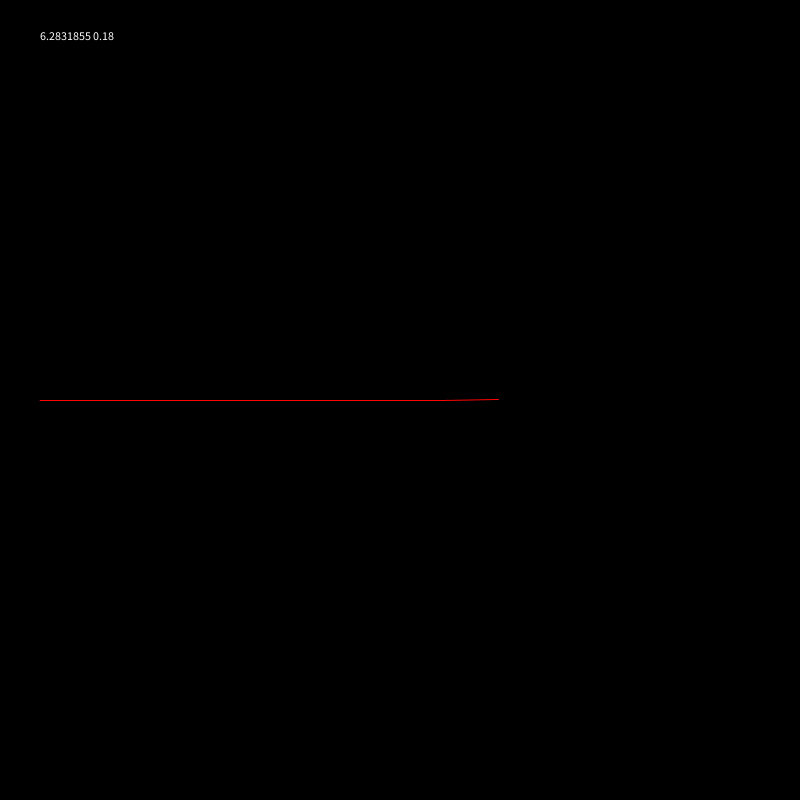
Frame 1 (no input)
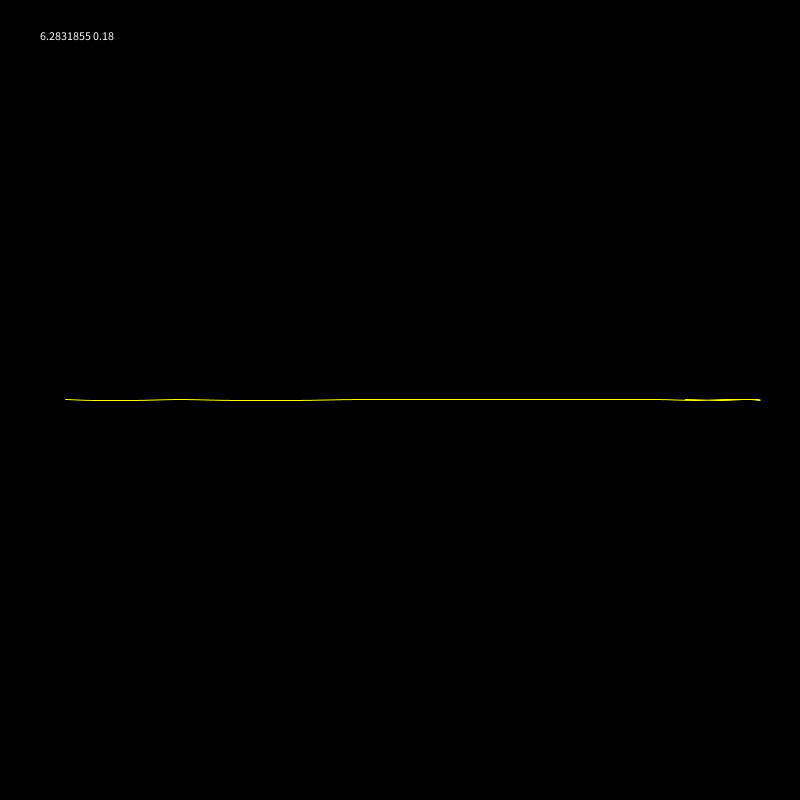
Frame 60 (the mouse pressed at the canvas centre just before this capture)
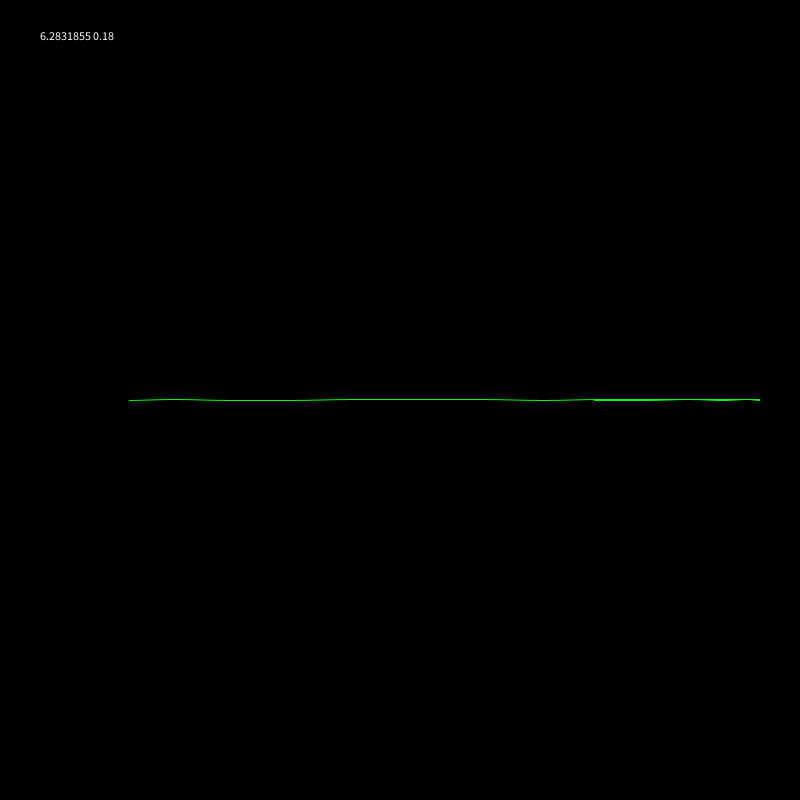
Frame 120 (the mouse held since frame 60 and released just before this capture)

The Processing sketch that drew these frames (run headless with seeded random() and noise(); from frame 60 on, the mouse is pressed at the canvas centre):

// Processing sketch: processing_88305
// ── processing_88305.pde

float x1, x2, y1, y2;
float theta1, theta2 = HALF_PI;
float length;
int num_strips = 1;
Strip p;
ArrayList strips = new ArrayList();
boolean useFade = false;
void setup() {
  size(800, 800);
  smooth();
  for (int i =0; i<num_strips; i++) {
    strips.add(new Strip(TWO_PI / (i+1)));
  }
  p = new Strip(PI);
  colorMode(HSB, 360, 100, 100);
  background(255);
}
void draw() {
  if (!useFade) {
    background(0);
  } 
  else {
    fill(255, 0, 0, 20);
    rect(-10, -10, width+20, height+20);
  }
  for (int i =0; i<strips.size(); i++) {
    Strip s = (Strip) strips.get(i);
    s.update();
    s.display();
    s.keyPress();
  }
  /*
  p.center_x = mouseX;
  p.center_y = mouseY;
  p.update();
  p.display();
  p.keyPress();*/
}

class Strip {
  float rotation_theta, length_theta, rot_inc, length_inc;
  float length, x, y, center_x, center_y;
  ArrayList points = new ArrayList();
  int num_points = 20;
  float key_inc = .005;
  boolean show_num = true;
  ////////////  ////////////  ////////////  ////////////
  Strip(float start_ang) {
    for (int i=0; i<num_points; i++) {
      points.add(new PVector(0, 0, i));
    }
    center_x = width*.5;
    center_y = height *.5;
    length = width*.45;
    rot_inc = start_ang;
    length_inc = .18;
  }
  ////////////  ////////////  ////////////  ////////////
  void update() {
    //    length = sin(length_theta)*width*.45;
    //    x = cos(rotation_theta) * length + width * .5;
    //    y = sin(rotation_theta) * length + height *.5;
    for (int i =0; i<points.size(); i++) {
      PVector p = (PVector) points.get(i);
      points.set(i, getPosition(p));
    };
    rotation_theta += rot_inc;
    length_theta += length_inc;
    while(rotation_theta > TWO_PI) {
      rotation_theta -= TWO_PI;
    }
    while (length_theta > TWO_PI) {
      length_theta -= TWO_PI;
    }
  }
  ////////////  ////////////  ////////////  ////////////
  void display() {
    strokeWeight(1);
    stroke(frameCount%360, 100, 100);
    noFill();
    beginShape();
    for (int i =0; i<points.size(); i++) {
      PVector p = (PVector) points.get(i);
      if ((i == 0) || (i == points.size()-1)) {
        curveVertex(p.x, p.y);
      }
      curveVertex(p.x, p.y);
    }
    endShape();
    if (show_num) {
      fill(255, 0, 100);
      text(rot_inc + " " + length_inc, 40, 40);
    }
  }
  ////////////  ////////////  ////////////  ////////////
  PVector getPosition(PVector cur_point) {
    //get angle offset from current point
    float off = cur_point.z;
    //subtract it from theta1
    float tempL = sin(length_theta - (off*length_inc)) * length;
    //    toReturn.x = ;
    //    toReturn.y = sin(rotation_theta - off) * tempL + center_y;

    PVector toReturn = new PVector(
    cos(rotation_theta - (off*rot_inc)) * tempL + center_x, 
    sin(rotation_theta - (off*rot_inc)) * tempL + center_y, cur_point.z);
    return toReturn;
  }
  ////////////  ////////////  ////////////  ////////////
  void keyPress() {
    if (keyPressed) {
      switch(keyCode) {
      case UP:
        length_inc += key_inc;
        break;
      case DOWN:
        length_inc -= key_inc;
        break;
      case  RIGHT:
        rot_inc += key_inc;
        break;
      case  LEFT:
        rot_inc -= key_inc;
        break;
      }
      switch(key) {
      case'=':
        PVector p = (PVector) points.get(points.size()-1);
        points.add(new PVector(0, 0, p.z+1));
        break;
      case '-':
        if (points.size() > 1) {
          points.remove(0);
        }
        break;
      case ' ':
        show_num = !show_num;
        break;
      }
    }
  }
};
